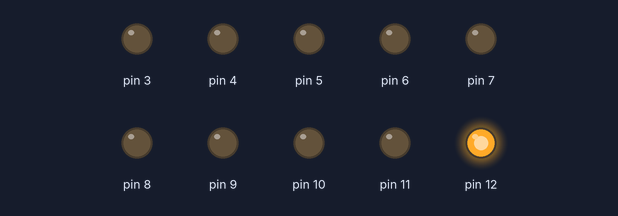
Simulated run of this sketch. Board: Arduino Uno, built with avr-gcc and run on an emulated ATmega328P. Shown: output pins drawn as LEDs (lit = HIGH).

Above: at 0.02 s.
At 0.42 s:
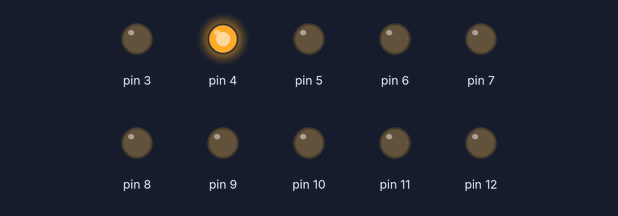
At 0.77 s:
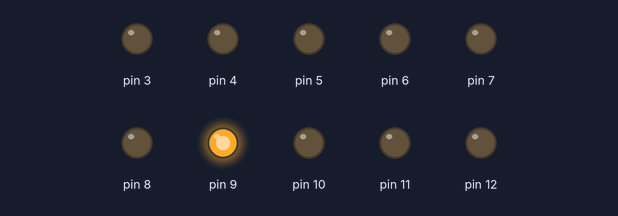
At 1.47 s:
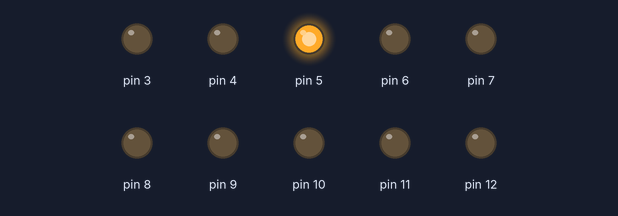
At 2.12 s:
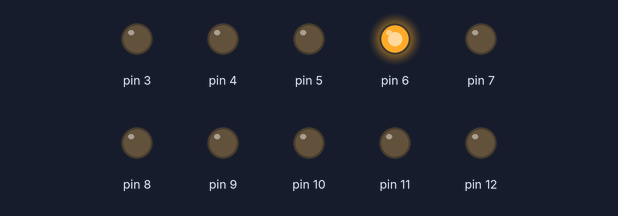
At 2.92 s:
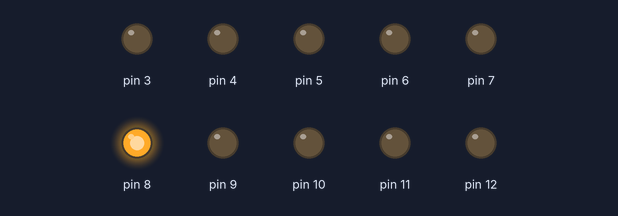
Timing chart, 0 to 3.2 s (numbered marks = the images above):
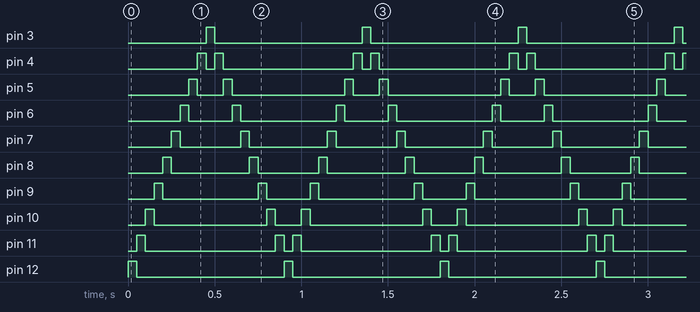

Measured:
- by itself, pin 3, pin 12: alternates HIGH for 0.05 s and LOW for 0.85 s
- by itself, pin 4: repeats every 0.90 s: LOW 0.05 s, HIGH 0.05 s, LOW 0.75 s, HIGH 0.05 s
- by itself, pin 5: repeats every 0.90 s: LOW 0.15 s, HIGH 0.05 s, LOW 0.65 s, HIGH 0.05 s
- by itself, pin 6: repeats every 0.90 s: LOW 0.25 s, HIGH 0.05 s, LOW 0.55 s, HIGH 0.05 s
- by itself, pin 7: repeats every 0.90 s: LOW 0.35 s, HIGH 0.05 s, LOW 0.45 s, HIGH 0.05 s
- by itself, pin 8: repeats every 0.90 s: LOW 0.45 s, HIGH 0.05 s, LOW 0.35 s, HIGH 0.05 s
- by itself, pin 9: repeats every 0.90 s: LOW 0.55 s, HIGH 0.05 s, LOW 0.25 s, HIGH 0.05 s
- by itself, pin 10: repeats every 0.90 s: LOW 0.65 s, HIGH 0.05 s, LOW 0.15 s, HIGH 0.05 s

The sketch:

Secuencias_de_luces_autom_ticas_Wolf_Salguero_2021179.ino
```cpp
/*
Fundacion kinal
Centro tecnico educativo laboral Kinal
Electronica
Grado: Quinto
Seccion: A
Curso: Taller en electronica digital y reparacion de computadoras I
Nombre: Wolf Renato Giovanni Salguero Barrios
Carne: 2021179
*/

#define  PinOut(pin)pinMode(pin, OUTPUT)
int pin;

void setup() {
PinOut(12);
PinOut(11);
PinOut(10);
PinOut(9);
PinOut(8);
PinOut(7);
PinOut(6);
PinOut(5);
PinOut(4);
PinOut(3);
}

void loop() {
for(pin=12; pin>=3; pin--)
 {
  digitalWrite(pin,HIGH);
  delay(50);
  digitalWrite(pin,LOW);
 }

for(pin=4; pin<=11; pin++)
 {
  digitalWrite(pin,HIGH);
  delay(50);
  digitalWrite(pin,LOW);

}
}
```
